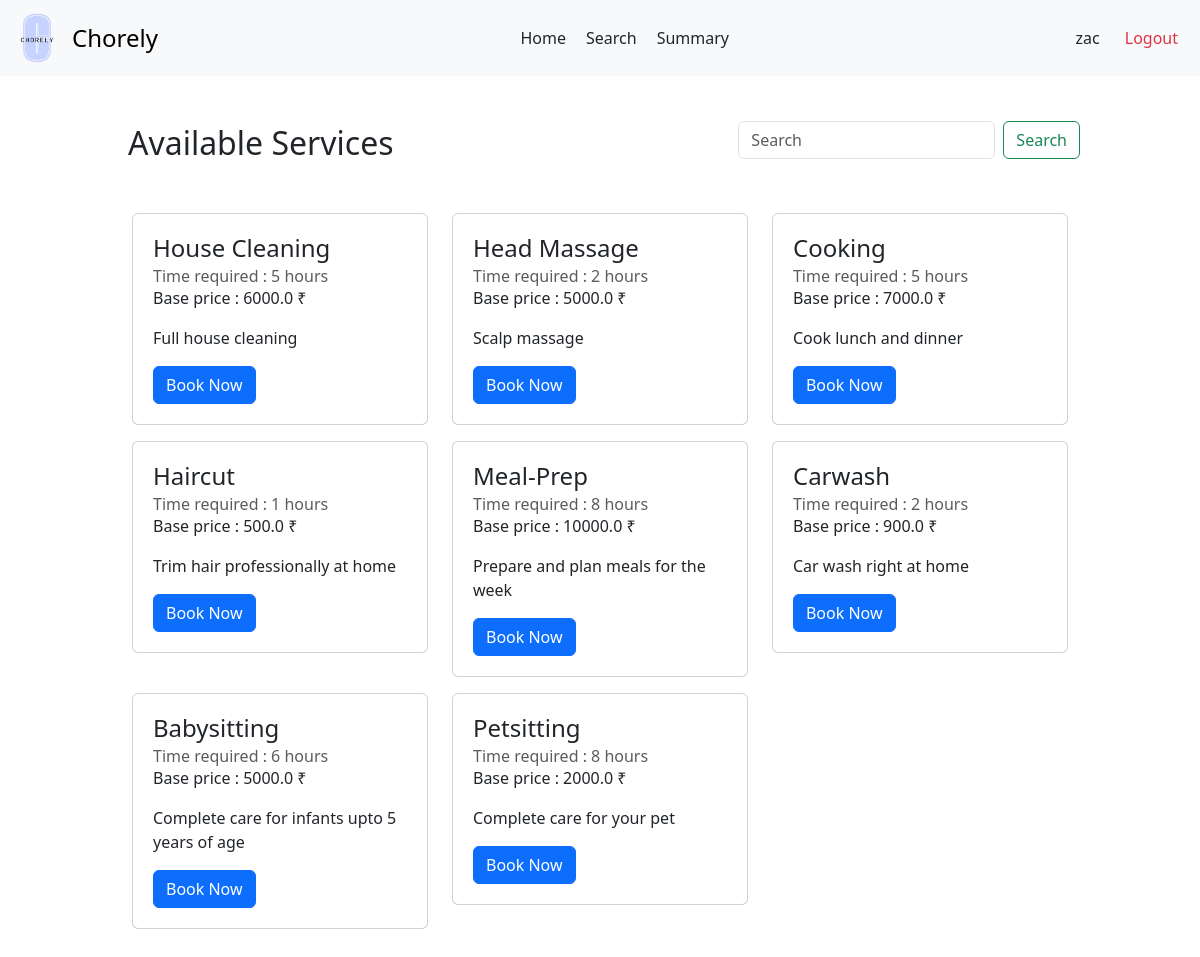
Screenshot of /customer/2/search with the database file from the repository.
### backend/models.py (models this page shows)
class Users(db.Model):
  __tablename__ = 'Users'
  user_id = db.Column(db.Integer, primary_key=True, autoincrement=True)
  username = db.Column(db.String, unique=True, nullable=False)
  password = db.Column(db.String, nullable=False)
  role = db.Column(db.String, nullable=False)
  is_blocked = db.Column(db.Boolean, default=False)
  service_professional = db.relationship('ServiceProfessionals', backref='user', uselist=False)
  customer = db.relationship('Customers', backref='user', uselist=False)

class Services(db.Model):
    __tablename__ = 'Services'
    service_id = db.Column(db.Integer, primary_key=True, autoincrement=True)
    name = db.Column(db.String, nullable=False)
    description = db.Column(db.String)
    base_price = db.Column(db.Float, nullable=False)
    time_required = db.Column(db.Integer)
    category = db.Column(db.String)
    service_professionals = db.relationship('ServiceProfessionals', backref='service')
    service_requests = db.relationship('ServiceRequests', backref='service')

### backend/customerController.py (the view, shortened to what this page needs)
@app.route('/customer/<int:customer_id>/search', methods =['GET', 'POST'])
def customer_search(customer_id):
  customer = Customers.query.get(customer_id)
  all_services = Services.query.all()
  return render_template('customer-search.html', services= all_services, customer = customer)

### templates/customer-search.html (shortened to what this page needs)
<!DOCTYPE html>
<html lang="en">
<head>
  <link href="https://cdn.jsdelivr.net/npm/bootstrap@5.3.3/dist/css/bootstrap.min.css" rel="stylesheet">
  <link rel="stylesheet" href="{{ url_for('static', filename='customer-dash-category.css') }}">
<link rel="stylesheet" href="{{ url_for('static', filename='navbar.css') }}">
</head>
<body>
  <nav class="navbar bg-body-tertiary">
    <div class="container-fluid">
      <a class="navbar-brand d-flex align-items-center" href="#" style="text-decoration: none;">
        <img src="{{ url_for('static', filename='logo.png') }}" alt="Chorely Logo" width="50px" height="50px" id="logo">
        <span style="font-size: 1.5rem;">Chorely</span>
      </a>
      <div style="display: flex;">
        <a class="nav-link active" aria-current="page" href="/user/customer/{{ customer.user.user_id }}">Home</a>
        <a class="nav-link" href="#">Search</a>
        <a class="nav-link" href="/user/{{ customer.user.user_id }}/summary">Summary</a>
      </div>
      <div class="d-flex text text-end">
        <a class="nav-link" href="/user/{{ customer.user.user_id }}/profile">{{ customer.user.username }}</a>
        <a class="nav-link text-danger" href="/userlogin">Logout</a>
      </div>
    </div>
  </nav>
  <div id="main">
    <div id="canvas">
      <br>
      <div class="text d-flex justify-content-between align-items-center">
        <h2 class="headings">Available Services</h2>
        <form class="d-flex" role="search" method="post" action="/customer/{{ customer.customer_id }}/search">
          <input class="form-control me-2" type="search" placeholder="Search" aria-label="Search" name="query_string">
          <button class="btn btn-outline-success" type="submit">Search</button>
        </form>
      </div>
      <div class="py-5">
        <div class="container">
          <div class="row hidden-md-up">
            {% if services | length ==0 %}
              <div class="text text-center">
                <h5 class="headings">No services found</h5>
              </div>
            {% else %}
              {% for service in services %}
                <div class="col-md-4">
                  <div class="card mb-3" style="padding: 20px;">
                    <div class="card-block">
                      <h4 class="card-title">{{service.name | title }}</h4>
                      <h6 class="card-subtitle text-muted">Time required : {{ service.time_required }} hours</h6>
                      <p class="card-text p-y-1">Base price : {{ service.base_price }} &#x20B9;</p>
                      <p class="card-text p-y-1">{{ service.description | capitalize  }}</p>
                      <a href="/user/{{customer.user.user_id}}/service/book/{{service.service_id}}" class="btn btn-primary">Book Now</a>
                    </div>
                  </div>
                </div>
              {% endfor %}
            {% endif %}
         </div>
        </div>
      </div>
  </div>
</body>
</html>

### static/customer-dash-category.css (style rules this page uses)
* { margin: 0px; }
#main, #canvas { margin-top: 90px; border: 2px none black; }
#canvas { width: 80%; margin: auto; height: 1000px; }
.headings { margin: 3px; padding-left: 5px; margin-top: 10px; }

### static/navbar.css (style rules this page uses)
#logo { object-fit: contain ; margin-right: 10px; filter: brightness(1.1) contrast(1.1) saturate(1.2); filter: contrast(100%); }
.text-end { margin-right: 10px; }
.navbar { position: fixed; background-color: white; top: 0; left: 0; right: 0; height: max-content; z-index: 1000; }

### rows the page displays
Users: user.username "zac"
Services: name "House Cleaning", time_required "5", base_price "6000.0", description "Full house cleaning"
Services: name "Head Massage", time_required "2", base_price "5000.0", description "Scalp massage"
Services: name "Cooking", time_required "5", base_price "7000.0", description "Cook lunch and dinner"
Services: name "Haircut", time_required "1", base_price "500.0", description "Trim hair professionally at home"
Services: name "Meal-Prep", time_required "8", base_price "10000.0", description "Prepare and plan meals for the week"
Services: name "Carwash", time_required "2", base_price "900.0", description "Car wash right at home"
Services: name "Babysitting", time_required "6", base_price "5000.0", description "Complete care for infants upto 5 years of age"
Services: name "Petsitting", time_required "8", base_price "2000.0", description "Complete care for your pet"
